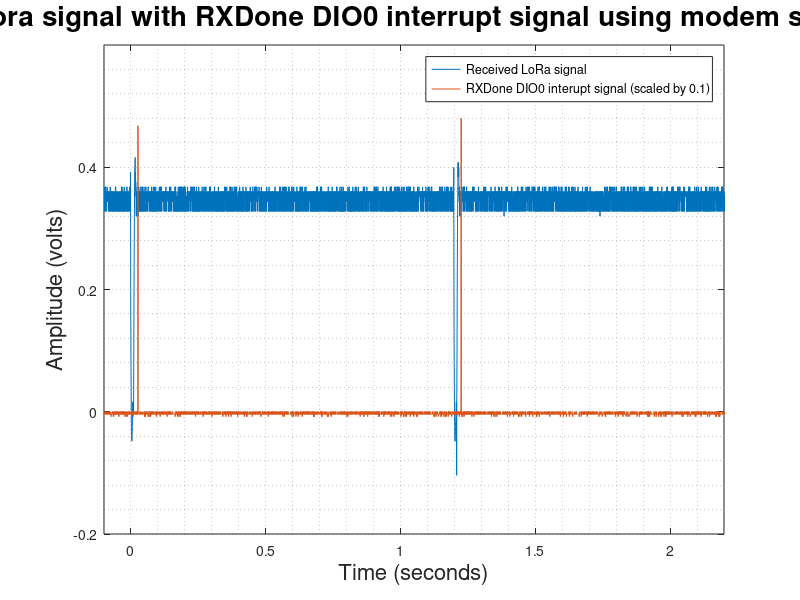
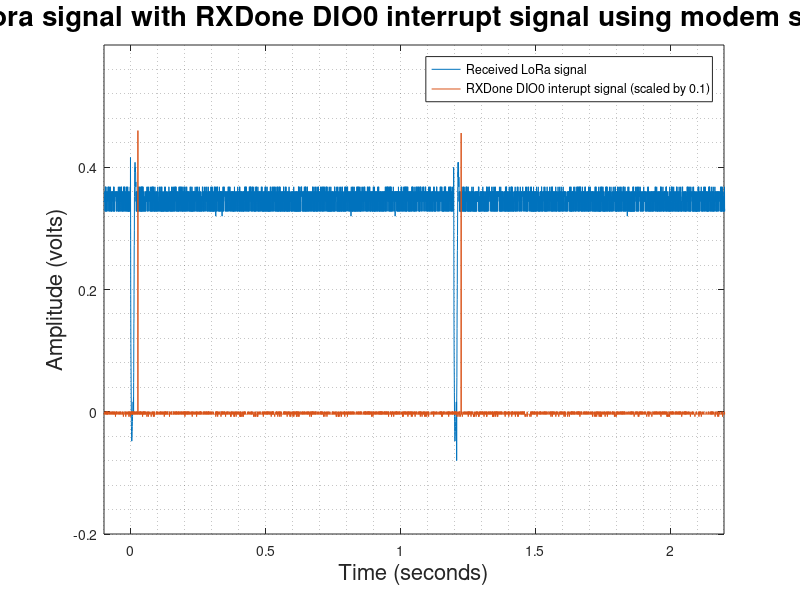
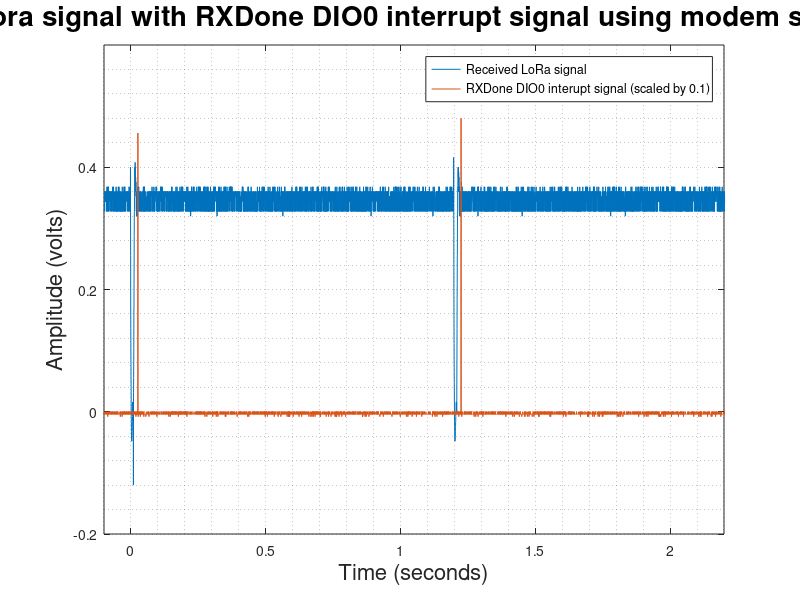
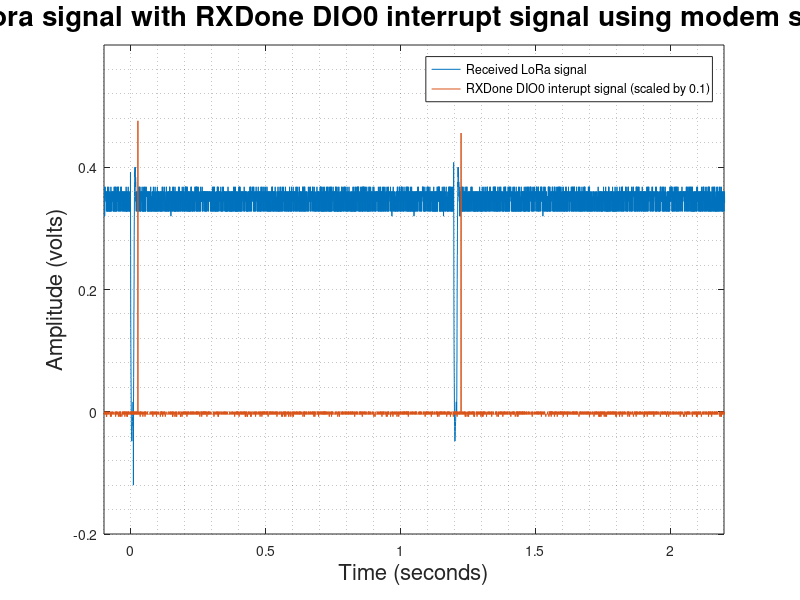

The MATLAB source for these figures, in order:
load data1.mat
figure
plot(time,ch1*-1)
hold on; grid minor; xlim([-0.1 2.2]); ylim([-0.2 0.6]);
plot(time,(ch2/10))
legend('Received LoRa signal','RXDone DIO0 interupt signal (scaled by 0.1)');
title('Address Packet Lora signal with RXDone DIO0 interrupt signal using modem setting 3 (long range)','fontSize',20);
xlabel('Time (seconds)','fontSize',16);
ylabel('Amplitude (volts)','fontSize',16);

load data2.mat
figure
plot(time,ch1*-1)
hold on; grid minor; xlim([-0.1 2.2]); ylim([-0.2 0.6]);
plot(time,(ch2/10))
legend('Received LoRa signal','RXDone DIO0 interupt signal (scaled by 0.1)');
title('Address Packet Lora signal with RXDone DIO0 interrupt signal using modem setting 3 (long range)','fontSize',20);
xlabel('Time (seconds)','fontSize',16);
ylabel('Amplitude (volts)','fontSize',16);

load data3.mat
figure
plot(time,ch1*-1)
hold on; grid minor; xlim([-0.1 2.2]); ylim([-0.2 0.6]);
plot(time,(ch2/10))
legend('Received LoRa signal','RXDone DIO0 interupt signal (scaled by 0.1)');
title('Address Packet Lora signal with RXDone DIO0 interrupt signal using modem setting 3 (long range)','fontSize',20);
xlabel('Time (seconds)','fontSize',16);
ylabel('Amplitude (volts)','fontSize',16);

load data4.mat
figure
plot(time,ch1*-1)
hold on; grid minor; xlim([-0.1 2.2]); ylim([-0.2 0.6]);
plot(time,(ch2/10))
legend('Received LoRa signal','RXDone DIO0 interupt signal (scaled by 0.1)');
title('Address Packet Lora signal with RXDone DIO0 interrupt signal using modem setting 3 (long range)','fontSize',20);
xlabel('Time (seconds)','fontSize',16);
ylabel('Amplitude (volts)','fontSize',16);

load data5.mat
figure
plot(time,ch1*-1)
hold on; grid minor; xlim([-0.1 2.2]); ylim([-0.2 0.6]);
plot(time,(ch2/10))
legend('Received LoRa signal','RXDone DIO0 interupt signal (scaled by 0.1)');
title('Address Packet Lora signal with RXDone DIO0 interrupt signal using modem setting 3 (long range)','fontSize',20);
xlabel('Time (seconds)','fontSize',16);
ylabel('Amplitude (volts)','fontSize',16);

load data5.mat
figure
plot(time,ch1*-1)
hold on; grid minor; xlim([-0.1 2.2]); ylim([-0.2 0.6]);
plot(time,(ch2/10))
legend('Received LoRa signal','RXDone DIO0 interupt signal (scaled by 0.1)');
title('Address Packet Lora signal with RXDone DIO0 interrupt signal using modem setting 3 (long range)','fontSize',20);
xlabel('Time (seconds)','fontSize',16);
ylabel('Amplitude (volts)','fontSize',16);

load data6.mat
figure
plot(time,ch1*-1)
hold on; grid minor; xlim([-0.1 2.2]); ylim([-0.2 0.6]);
plot(time,(ch2/10))
legend('Received LoRa signal','RXDone DIO0 interupt signal (scaled by 0.1)');
title('Address Packet Lora signal with RXDone DIO0 interrupt signal using modem setting 3 (long range)','fontSize',20);
xlabel('Time (seconds)','fontSize',16);
ylabel('Amplitude (volts)','fontSize',16);

load data7.mat
figure
plot(time,ch1*-1)
hold on; grid minor; xlim([-0.1 2.2]); ylim([-0.2 0.6]);
plot(time,(ch2/10))
legend('Received LoRa signal','RXDone DIO0 interupt signal (scaled by 0.1)');
title('Address Packet Lora signal with RXDone DIO0 interrupt signal using modem setting 3 (long range)','fontSize',20);
xlabel('Time (seconds)','fontSize',16);
ylabel('Amplitude (volts)','fontSize',16);

load data8.mat
figure
plot(time,ch1*-1)
hold on; grid minor; xlim([-0.1 2.2]); ylim([-0.2 0.6]);
plot(time,(ch2/10))
legend('Received LoRa signal','RXDone DIO0 interupt signal (scaled by 0.1)');
title('Address Packet Lora signal with RXDone DIO0 interrupt signal using modem setting 3 (long range)','fontSize',20);
xlabel('Time (seconds)','fontSize',16);
ylabel('Amplitude (volts)','fontSize',16);

load data9.mat
figure
plot(time,ch1*-1)
hold on; grid minor; xlim([-0.1 2.2]); ylim([-0.2 0.6]);
plot(time,(ch2/10))
legend('Received LoRa signal','RXDone DIO0 interupt signal (scaled by 0.1)');
title('Address Packet Lora signal with RXDone DIO0 interrupt signal using modem setting 3 (long range)','fontSize',20);
xlabel('Time (seconds)','fontSize',16);
ylabel('Amplitude (volts)','fontSize',16);

load data10.mat
figure
plot(time,ch1*-1)
hold on; grid minor; xlim([-0.1 2.2]); ylim([-0.2 0.6]);
plot(time,(ch2/10))
legend('Received LoRa signal','RXDone DIO0 interupt signal (scaled by 0.1)');
title('Address Packet Lora signal with RXDone DIO0 interrupt signal using modem setting 3 (long range)','fontSize',20);
xlabel('Time (seconds)','fontSize',16);
ylabel('Amplitude (volts)','fontSize',16);